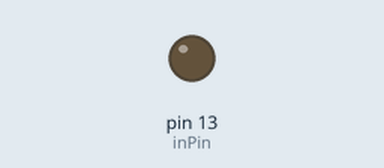
This sketch was run on a simulated Arduino Uno, built with avr-gcc and run on an emulated ATmega328P. Shown: output pins drawn as LEDs (lit = HIGH).

Above: at 0.5 s.
At 5.5 s:
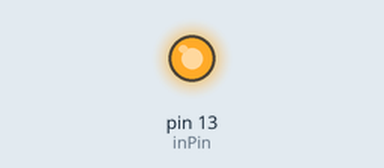
Timing chart, 0 to 7.5 s (numbered marks = the images above):
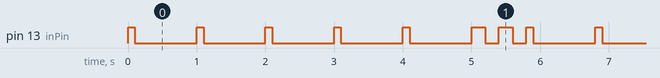

Measured:
- by itself, pin 13 (inPin): repeats every 5.8 s: 4 × (LOW 0.90 s, HIGH 0.10 s), LOW 0.90 s, 2 × (HIGH 0.20 s, LOW 0.20 s), HIGH 0.10 s
- by itself, everything shown: repeats every 5.8 s, in 14 steps

The sketch:

opg3.ino
```cpp
int inPin = 13;

void setup() {
 pinMode(inPin, OUTPUT);
}

void loop() {
  for (int i = 0; i < 5; i++) {
    digitalWrite(inPin, HIGH);
    delay(100);
    digitalWrite(inPin, LOW);
    delay(900);
  }

  for (int i = 0 ; i < 2; i++) {
    digitalWrite(inPin, HIGH);
    delay(200);
    digitalWrite(inPin, LOW);
    delay(200);
  }
}
```
